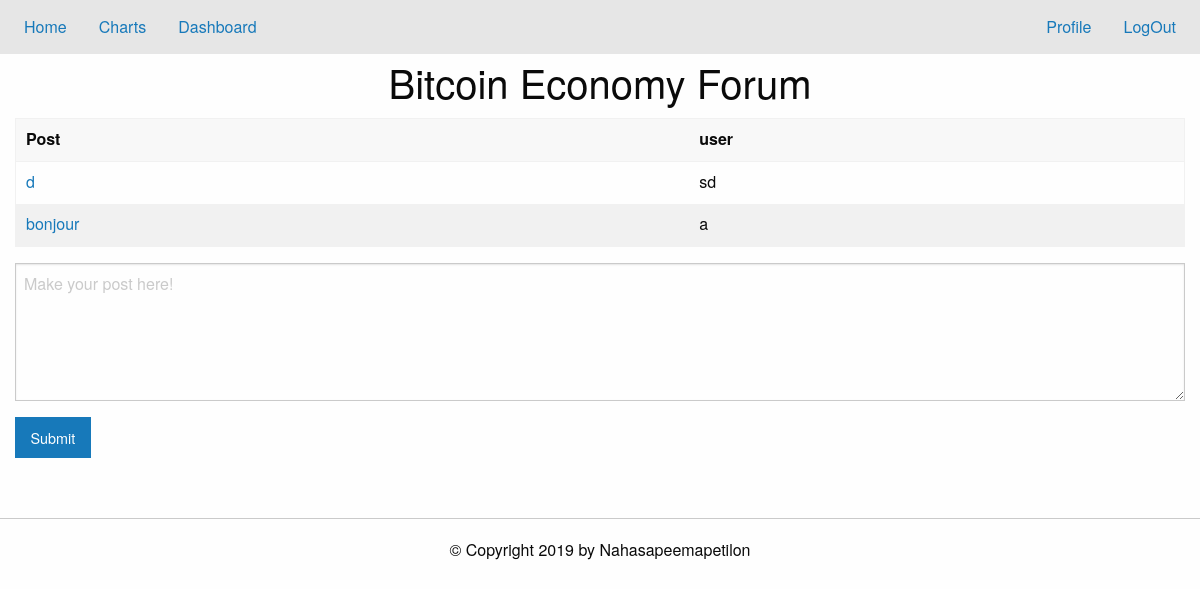
/forum?topics=btc_economy (signed in), run on the app's committed database.
### tables this page shows
CREATE TABLE threads (threadID INT PRIMARY KEY, topic TEXT, post TEXT, user TEXT);

### app.py (the view)
@app.route("/forum", methods=['POST', 'GET'])
def load_forum():
    db = sqlite3.connect('./data/base.db')
    c = db.cursor()
    topic = request.args.get('topics')
    if topic not in goodTopics.keys():
        flash('Oops, this topic is not yet available')
        return redirect('/')
    threads= dbEditor.viewTopic(c, topic)
    print (threads)
    db.close()
    englishtopic=goodTopics[topic]
    return render_template('forum.html', notLoggedIn=noUser(),topic=englishtopic, idtopic=topic, threads= threads)

### app.py (called while the page is built)
def noUser():
    return 'username' not in session.keys()

### util/dbEditor.py (called while the page is built)
def viewTopic(cursor,topi):
    l = list(cursor.execute("SELECT threadID,user,post FROM threads WHERE topic = ?;",(topi,)))
    return l

### templates/forum.html (shortened to what this page needs)
{% extends "home.html" %}
{% block content %}
<h2 class="text-center"> {{topic}} Forum </h2>
<div class="grid-container">
{% set msgs = get_flashed_messages() %}
<table class="hover">
  <thead><tr>
      <th> Post </th><th> user </th>
  </tr></thead>
  <tbody>
    {% for thread in threads %}
    <tr>
      <td><a href="/thread?id={{thread[0]}}">{{ thread[2] }}</a></td>
      <td>{{thread[1]}}</td>
    </tr>
    {% endfor %}
  </tbody>
</table>
{% if not notLoggedIn %}
<form action="/mkthr" method="POST">
  <textarea name="initPost" rows="5" cols="50" placeholder="Make your post here!" required autofocus></textarea>
  <input class="button" type="submit" value="Submit">
</form>
{% endif %}
</div>
{% endblock %}

### data on the page
threads: post "d", user "sd"
threads: post "bonjour", user "a"

### other printed values
{{ topic }} "Bitcoin Economy"
